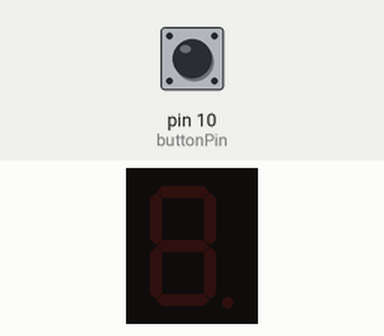
Recording of a sketch running on a simulated Arduino Uno, built with avr-gcc and run on an emulated ATmega328P. Parts: 1-digit seven-segment display. The test bench sets the inputs (shaded band); at power-on: pin 10 (buttonPin) LOW. Random numbers use the default seed unless the sketch sets one.

Above: at 1.2 s.
1.3 s: pin 10 (buttonPin) pulled HIGH for 1 s
At 3.1 s:
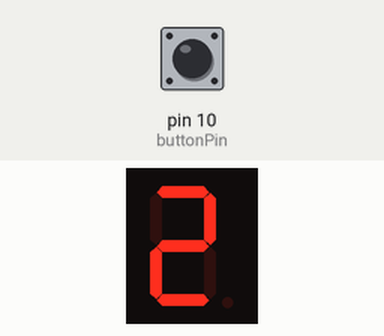
3.8 s: pin 10 (buttonPin) pulled HIGH for 0.15 s
At 5.0 s:
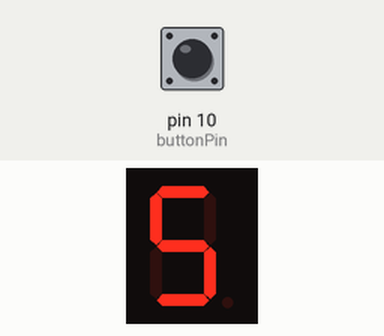
Timing chart, 0 to 6.8 s (numbered marks = the images above; inputs shaded):
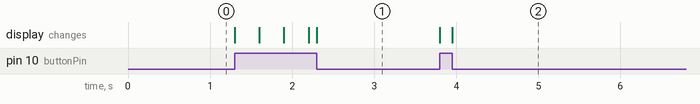

The sketch:

Project_9_code.ino
```cpp
#include "SevSeg.h"
SevSeg sevseg;
int buttonPin = 10;
void setup() {
  byte numDigits = 1;
  byte digitPins[] = {};
  byte segmentPins[] = {3, 2, 8, 7, 6, 4, 5, 9};
  bool resistorsOnSegments = true;
  sevseg.begin(COMMON_ANODE, numDigits, digitPins,
               segmentPins, resistorsOnSegments);
  sevseg.setBrightness(90);
  pinMode(buttonPin, INPUT);
}
void loop()
{
  int buttonState = digitalRead(buttonPin);
  if (buttonState == HIGH)
  {
    sevseg.setNumber(random(1, 7));
    sevseg.refreshDisplay();
  }
}
```

Measured:
- after the input at 1.3 s, the display: changes at once (image 1)
- after the input at 3.8 s, the display: first changes at once (image 2 shows a later state)
